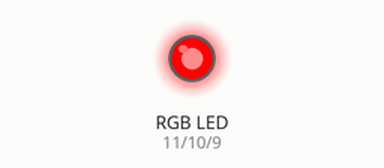
This sketch was run on a simulated Arduino Uno, built with avr-gcc and run on an emulated ATmega328P. On the bench: an RGB LED mixed from three pins (HIGH = lit).

Above: at 0.5 s.
At 1.5 s:
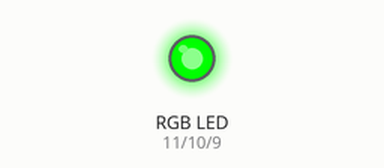
At 5.5 s:
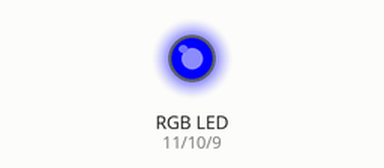
Timing chart, 0 to 6.9 s (numbered marks = the images above):
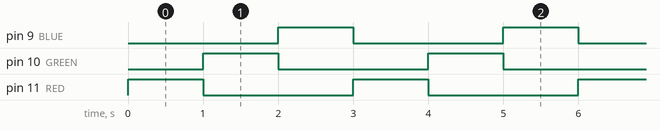

Measured:
- by itself, pin 9 (BLUE), pin 10 (GREEN), pin 11 (RED): alternates HIGH for 1.0 s and LOW for 2.0 s
- by itself, everything shown: repeats every 3.0 s, in 3 steps

The sketch:

RGB_LED.ino
```cpp
int RED = 11;
int GREEN = 10;
int BLUE = 9;

void setup() {
  pinMode(RED, OUTPUT);
  pinMode(GREEN, OUTPUT);
  pinMode(BLUE, OUTPUT);
}

void loop() {
  analogWrite(RED, 255);  // RED ON
  analogWrite(GREEN, 0);
  analogWrite(BLUE, 0);
  delay(1000);

  analogWrite(RED, 0);  // RED ON
  analogWrite(GREEN, 255);
  analogWrite(BLUE, 0);
  delay(1000);

  analogWrite(RED, 0);  // RED ON
  analogWrite(GREEN, 0);
  analogWrite(BLUE, 255);
  delay(1000);
}
```
